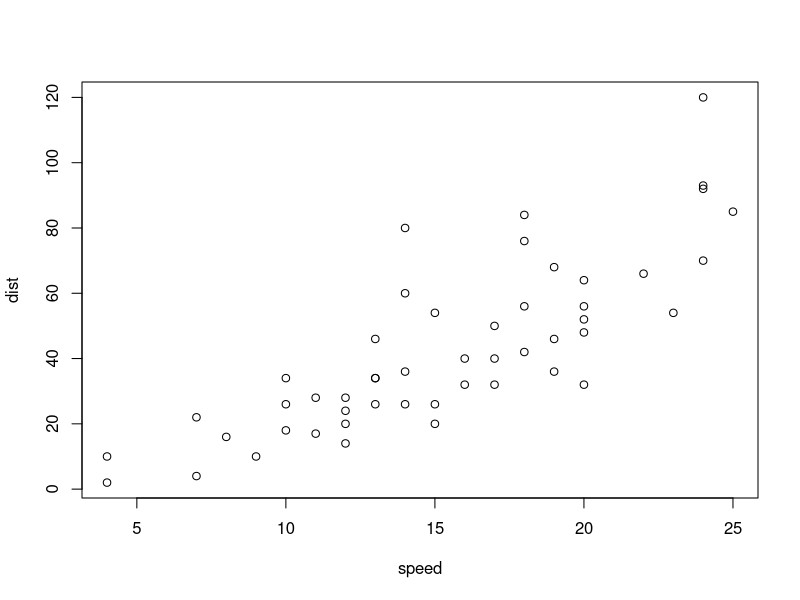
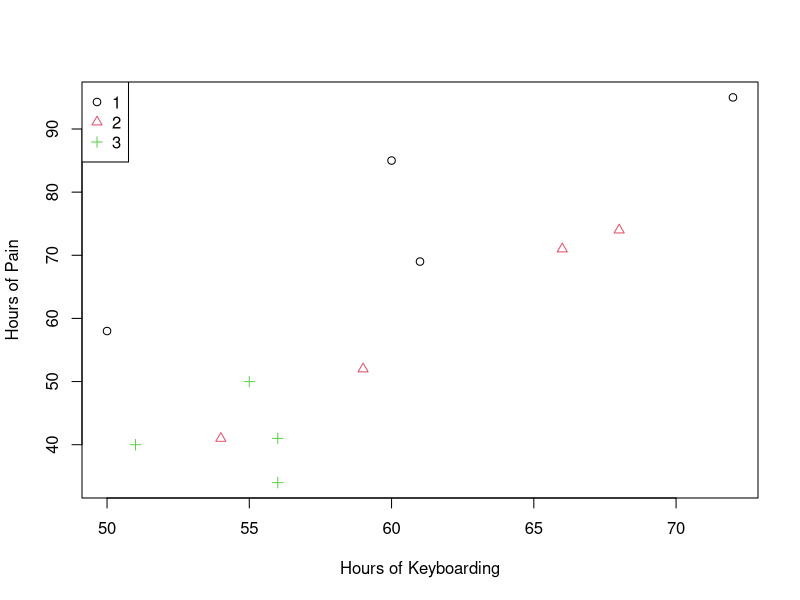

The R source for these figures, in order:
## ---- chunk 1
plot(cars)
## ---- chunk 2
require(knitr)
require(kableExtra)
kable(
  head(iris, 20), caption = 'Here is a nice table!',
  booktabs = TRUE) %>% 
  kable_styling(latex_options = "striped")
## ---- chunk 3
keyboard = c(rep(1,4), rep(2,4), rep(3,4))
X = c(60, 72, 61, 50, 54, 68, 66, 59, 56, 56, 55, 51)
Y = c(85, 95, 69, 58, 41, 74, 71, 52, 41, 34, 50, 40)
data = data.frame("Keyboard" = keyboard, "Hours" = X, "Pain" = Y)
summary(data)
plot(data$Hours, data$Pain,col = data$Keyboard, pch = data$Keyboard, 
     xlab = "Hours of Keyboarding", ylab = "Hours of Pain" ) 
legend("topleft", legend = c(1, 2, 3), col = c(1,2,3), pch = c(1,2,3) )
